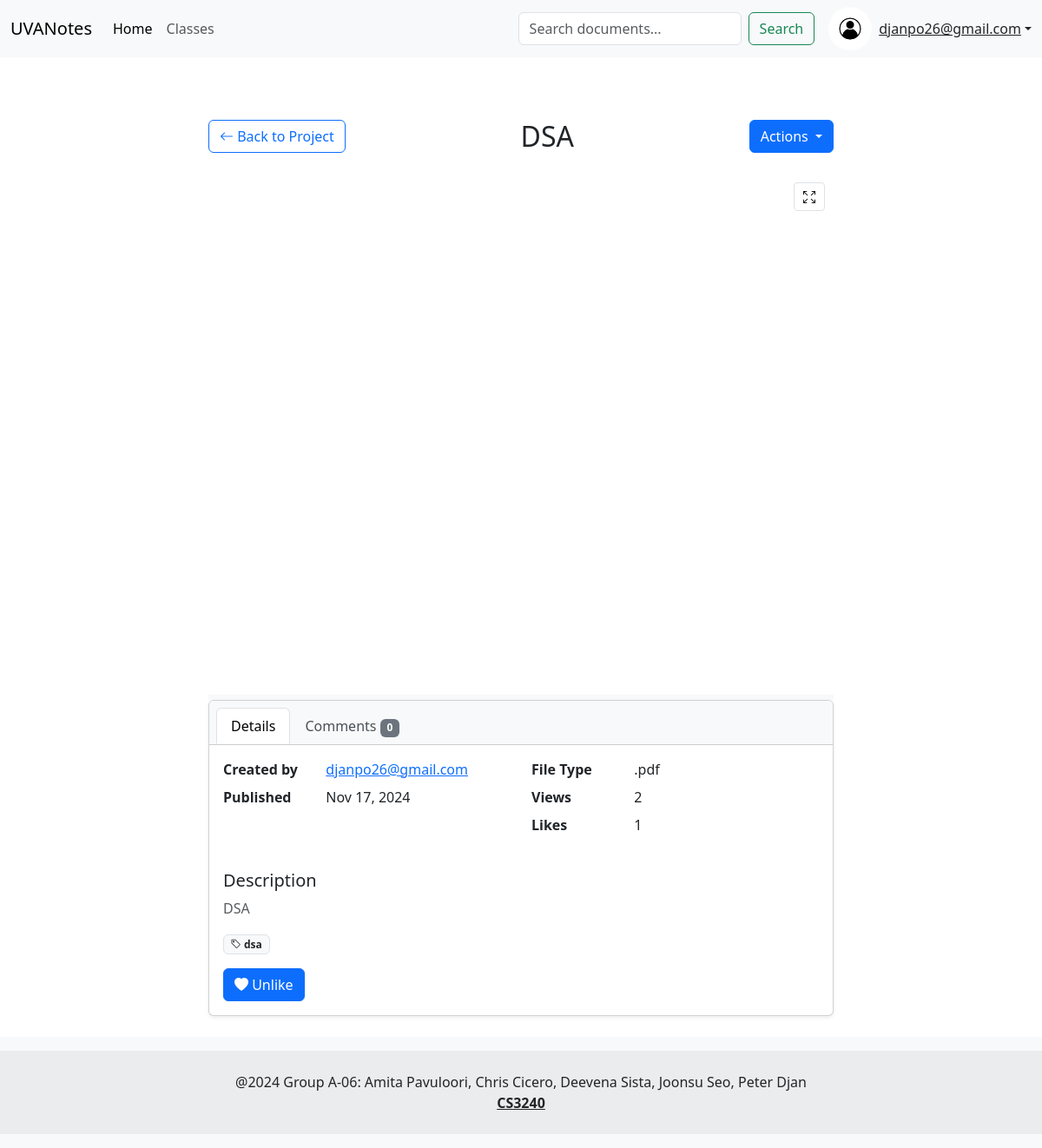
The app's page /classes/1/projects/1/doc/1/ (signed in) with its own data.
### profiles/models.py (models this page shows, shortened)
class Profile(models.Model):
    USER_TYPE_CHOICES = [('Common', 'Common'),
                         ('PMA Admin', 'PMA Admin'),
                         ('Anonymous', 'Anonymous')
                         ]
    YEAR_CHOICES = [ ('First Year','First Year'),
                    ('Second Year','Second Year'),
                    ('Third Year','Third Year'),
                    ('Fourth Year','Fourth Year')
                    ]
    user = models.OneToOneField(User, on_delete=models.CASCADE)
    computing_id = models.TextField(max_length=10, unique=True, blank=True, null=True, default=None)
    major = models.TextField(max_length=50, blank=True, null=True)
    year = models.CharField(max_length=15, choices=YEAR_CHOICES, blank=True, null=True)
    user_type = models.CharField(max_length=20, default='Common', choices=USER_TYPE_CHOICES)
    date_joined = models.DateField(auto_now_add=True)
    bio = models.TextField(max_length=500, blank=True, null=True)
    profile_pic = models.FileField(upload_to=upload_to_profile_folder, default='profiles/images/testpfp.png')

### doc/models.py (models this page shows, shortened)
class Document(models.Model):
    owner = models.ForeignKey(User, on_delete=models.CASCADE, related_name='documents')
    title = models.CharField(max_length=255)
    file = models.FileField(upload_to=upload_to_project_folder)
    date_uploaded = models.DateTimeField(auto_now_add=True)
    description = models.TextField(blank=True, help_text="Describe the contents of this file")
    project = models.ForeignKey(Project, on_delete=models.CASCADE, null=True)
    tags = models.ManyToManyField(Tag, related_name='documents', blank=True)
    views = models.IntegerField(default=0)
    likes = models.IntegerField(default=0)
    due_date = models.DateField(null=True, blank=True, help_text="Optional: Is there a due date for this document?")
    liked_by = models.ManyToManyField(User, through='Like', related_name='liked_documents_set')
    def is_liked_by(self, user):
        return self.liked_by_users.filter(user=user).exists()

class Tag(models.Model):
    name = models.CharField(max_length=50, unique=True)

### doc/views.py (the view, shortened to what this page needs)
# urls.py: path('<int:document_id>/', views.document_detail, name='document_detail'),
@login_required
def document_detail(request, class_id, project_id, document_id):
    if request.user.username == 'guest':
        messages.error(request, "Access restricted for Anonymous Users.")
        return redirect('home')
    class_instance = get_object_or_404(Class, class_id=class_id)
    project = get_object_or_404(Project, project_id=project_id, class_belongs_to=class_instance)
    document = get_object_or_404(Document, id=document_id, project=project)
    if 'viewed_documents' not in request.session:
        request.session['viewed_documents'] = []
    viewed_documents = request.session['viewed_documents']
    if document_id not in viewed_documents:
        document.views += 1
        document.save()
        viewed_documents.append(document_id)
        request.session['viewed_documents'] = viewed_documents
        request.session.modified = True
    file_extension = os.path.splitext(document.file.name)[1].lower()
    comments = document.comments.all()
    comment_form = DocumentCommentForm()
    can_preview = file_extension in ['.pdf', '.png', '.jpg', '.jpeg', '.txt']
    if 'viewed_documents' not in request.session:
        request.session['viewed_documents'] = []
    tags = [tag.name for tag in document.tags.all()]
    is_liked_by_user = document.is_liked_by(request.user)
    context = {
        'class': class_instance,
        'project': project,
        'document': document,
        'comments': comments,
        'comment_form': comment_form,
        'tags': tags,
        'file_extension': file_extension,
        'can_preview': can_preview,
        'is_liked_by_user': is_liked_by_user,
    }
    return render(request, 'doc/document_detail.html', context)

### doc/forms.py
class DocumentCommentForm(forms.ModelForm):
    class Meta:
        model = DocumentComment
        fields = ['content']
        widgets = {
            'content': forms.Textarea(attrs={
                'rows': 3,
                'class': 'form-control',
                'placeholder': 'Write your comment here...'
            })
        }

### profiles/context_processors.py (called while the page is built)
def user_profile(request):
    if request.user.is_authenticated:
        try:
            profile = Profile.objects.get(user=request.user)
            return {'user_profile': profile}
        except Profile.DoesNotExist:
            return {'user_profile': None}
    return {}

### doc/templates/doc/document_detail.html (shortened to what this page needs)
{% extends 'base.html' %}
{% block content %}
<div class="container mt-4">
    <div class="row">
        <div class="col-lg-8 offset-lg-2">
            <nav aria-label="document navigation" class="mb-4">
                <div class="d-flex justify-content-between align-items-center">
                    <a href="{% url 'classes:projects:project_detail' document.project.class_belongs_to.class_id document.project.project_id %}"
                       class="btn btn-outline-primary"
                       aria-label="Return to project">
                        <i class="bi bi-arrow-left"></i> Back to Project
                    </a>
                    <h1 class="h2 mb-0">{{ document.title }}</h1>
                    <div class="dropdown">
                        <button class="btn btn-primary dropdown-toggle" type="button" id="documentActions" data-bs-toggle="dropdown"  aria-expanded="false">
                            Actions
                        </button>
                    </div>
                </div>
            </nav>
            <div class="preview-container bg-light" id="previewContainer">
                <button class="fullscreen-toggle btn btn-sm btn-light" onclick="toggleFullscreen()">
                    <i class="bi bi-arrows-fullscreen"></i>
                </button>
                {% if can_preview %}
                    {% if file_extension == ".pdf" or file_extension == ".txt" %}
                        <iframe src="{{ document.file.url }}"
                                class="w-100 preview-frame"
                                height="600"
                                title="Document preview"
                                style="min-height: 600px; border: none;"
                                onload="document.getElementById('previewLoader').style.display='none';">
                        </iframe>
                    {% elif file_extension == ".png" or file_extension == ".jpg" %}
                        <img src="{{ document.file.url }}"
                             alt="{{ document.title }}"
                             class="img-fluid rounded shadow-sm"
                             onload="document.getElementById('previewLoader').style.display='none';">
                    {% endif %}
                {% else %}
                    <div class="alert alert-info">
                        <i class="bi bi-info-circle"></i> Preview not available for this file type
                    </div>
                {% endif %}
            </div>
            <div class="card mb-4 shadow-sm">
                <div class="card-header bg-light">
                    <ul class="nav nav-tabs card-header-tabs" role="tablist">
                        <li class="nav-item">
                            <button class="nav-link active" data-bs-toggle="tab" data-bs-target="#details" type="button" role="tab">Details</button>
                        </li>
                        <li class="nav-item">
                            <button class="nav-link" data-bs-toggle="tab" data-bs-target="#comments" type="button" role="tab">
                                Comments <span class="badge bg-secondary">{{ comments|length }}</span>
                            </button>
                        </li>
                    </ul>
                </div>
                <div class="card-body">
                    <div class="tab-content">
                        <div class="tab-pane fade show active" id="details" role="tabpanel">
                            <div class="row">
                                <div class="col-md-6">
                                    <dl class="row">
                                        <dt class="col-sm-4">Created by</dt>
                                        <dd class="col-sm-8">
                                            <a href="{% url 'profiles:profile' document.owner.username %}"> {{ document.owner.username }}</a>
                                        </dd>
                                        <dt class="col-sm-4">Published</dt>
                                        <dd class="col-sm-8">{{ document.date_uploaded|date:"M d, Y" }}</dd>
                                    </dl>
                                </div>
                                <div class="col-md-6">
                                    <dl class="row">
                                        <dt class="col-sm-4">File Type</dt>
                                        <dd class="col-sm-8">{{ file_extension }}</dd>
                                        <dt class="col-sm-4">Views</dt>
                                        <dd class="col-sm-8">{{ document.views }}</dd>
                                        <dt class="col-sm-4">Likes</dt>
                                        <dd class="col-sm-8">{{ document.likes }}</dd>
                                    </dl>
                                </div>
                            </div>
                            {% if document.description %}
                            <div class="mt-3">
                                <h5>Description</h5>
                                <p class="text-muted">{{ document.description }}</p>
                            </div>
                            {% endif %}
                            <div class="tags-section mb-2">
                                {% for tag in document.tags.all %}
                                    <a href="?q={{ tag.name }}"
                                        class="badge bg-light text-dark border text-decoration-none tag-link"
                                        title="Search for '{{ tag.name }}'"
                                        data-tag="{{ tag.name }}"
                                        onclick="searchTag(event, this.dataset.tag, Boolean('{{ query }}'))">
                                        <i class="bi bi-tag"></i> {{ tag.name }}
                                    </a>
                                {% endfor %}
                            </div>
                            <div class="mt-3">
                                <form action="{% url 'classes:projects:doc:like_document' document.project.class_belongs_to.class_id document.project.project_id document.id %}"
                                      method="post"
                                      class="d-inline">
                                    <button type="submit"
                                            class="btn {% if is_liked_by_user %}btn-primary{% else %}btn-outline-primary{% endif %}"
                                            aria-label="{% if is_liked_by_user %}Unlike{% else %}Like{% endif %} document">
                                        <i class="bi bi-heart{% if is_liked_by_user %}-fill{% endif %}"></i>
                                        <span>{% if is_liked_by_user %}Unlike{% else %}Like{% endif %}</span>
                                    </button>
                                </form>
                            </div>
                        </div>
                    </div>
                </div>
            </div>
        </div>
    </div>
</div>
{% endblock %}

### mysite/templates/base.html (shortened to what this page needs)
<!DOCTYPE html>
{% load bootstrap5 %}
{% load static %}
<html lang="en">
<head>
    <link rel="stylesheet" href="https://cdn.jsdelivr.net/npm/bootstrap@5.3.3/dist/css/bootstrap.min.css"
>
    <link rel="stylesheet" href="https://cdnjs.cloudflare.com/ajax/libs/bootstrap-icons/1.10.0/font/bootstrap-icons.min.css">
</head>
<body>
    <nav class="navbar navbar-expand-lg navbar-light bg-light">
        <div class="container-fluid">
            <a class="navbar-brand">
                UVANotes
            </a>
            <div class="collapse navbar-collapse">
                <ul class="navbar-nav me-auto mb-2 mb-lg-0">
                    <li class="nav-item">
                        <a class="nav-link active" aria-current="page" href="{% url 'home' %}">Home</a>
                    </li>
                    {% if user.is_authenticated %}
                    <li class="nav-item">
                        <a class="nav-link" href="{% url 'classes:class_list' %}">Classes</a>
                    </li>
                    {% endif %}
                </ul>
                {%if user.is_authenticated and user.username != 'guest'%}
                    <form class="d-flex" action="{% url 'projects:search_documents' %}" method="GET">
                        <input class="form-control me-2" type="search" name="q" placeholder="Search documents..." aria-label="Search">
                        <button class="btn btn-outline-success" type="submit">Search</button>
                    </form>
                {%endif%}
                <div class="ms-3">
                    {% if user.is_authenticated %}
                        {% if user.username != 'guest' %}
                            <div class="dropdown">
                                <a href="#" class="d-flex align-items-center text-dark dropdown-toggle" id="userDropdown" data-bs-toggle="dropdown" aria-expanded="false">
                                    {% if user_profile and user_profile.profile_pic %}
                                        <img src="{{ user_profile.profile_pic.url }}" alt="User" width="50" height="50" class="rounded-circle">
                                    {% endif %}
                                    <span class="ms-2">{{ user.username }}</span>
                                </a>
                            </div>
                     {% else %}
                        <a class="btn btn-outline-secondary" href="{% url 'login:logout' %}">Logout</a>
                     {% endif %}
                    {% else %}
                        <a class="btn btn-outline-secondary px-4 " href="{% url 'login:anonymous_login' %}">View Classes and Projects</a>
                        <a class="btn btn-outline-primary  px-4 me-sm-3" href="{% url 'login:login' %}">
                            <i class="bi bi-google"></i> Login
                        </a>
                    {% endif %}
                </div>
            </div>
        </div>
    </nav>
    <div class="container mt-4">
        {% block content %}{% endblock %}
    </div>
    <footer class="footer mt-auto py-3 bg-light text-center">
        <div class="text-center p-4" style="background-color: rgba(0, 0, 0, 0.05);">
            @2024 Group A-06: Amita Pavuloori, Chris Cicero, Deevena Sista, Joonsu Seo, Peter Djan
            <br><a class="text-reset fw-bold" href="https://f24.cs3240.org">CS3240</a>
        </div>
    </footer>
</body>
</html>

### mysite/templates/base.html (style rules this page uses)
html, body { height: 100%; }
body { display: flex; flex-direction: column; }
.footer { flex-shrink: 0; }

### doc/templates/doc/document_detail.html (style rules this page uses)
.preview-frame { border: none; background: white; }
.nav-tabs .nav-link { color: #495057; }
.nav-tabs .nav-link.active { font-weight: 500; }
.preview-container { position: relative; transition: all 0.3s ease; }
.fullscreen-toggle { position: absolute; top: 10px; right: 10px; z-index: 1001; background: rgba(255,255,255,0.9); border: 1px solid #dee2e6; padding: 5px 10px; border-radius: 4px; cursor: pointer; transition: all 0.2s; }

### records on screen
Profile: profile_pic (picture)
Document: title "DSA", owner.username "djanpo26@gmail.com", date_uploaded "Nov 17, 2024", views "2", likes "1", description "DSA"
Tag: name "dsa"

### other values on screen
{{ user.username }} "djanpo26@gmail.com"
{{ comments|length }} "0"
{{ file_extension }} ".pdf"
